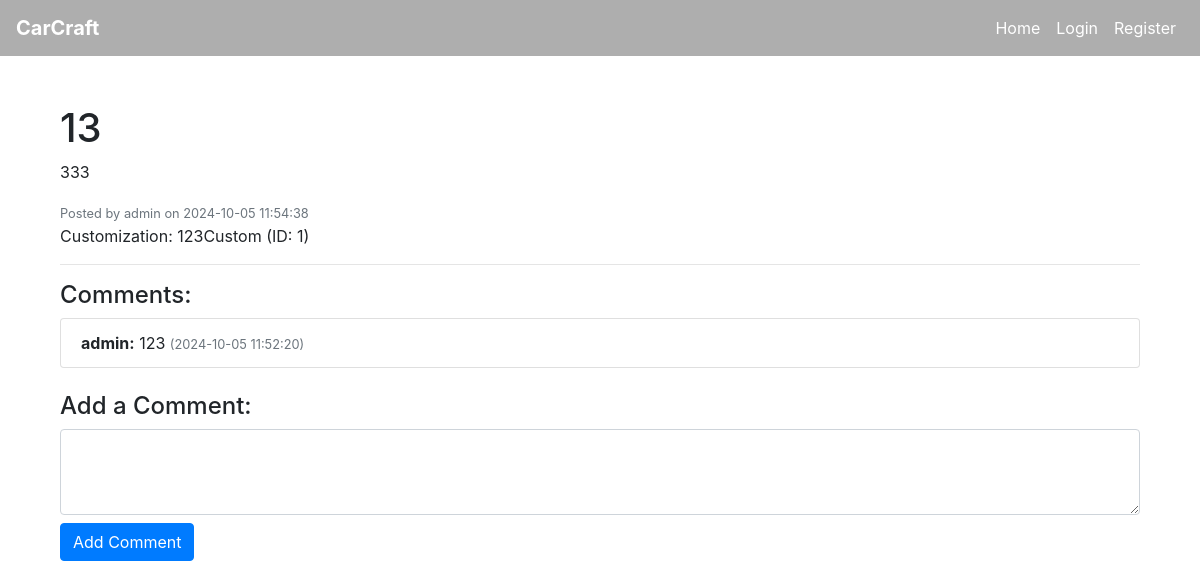
The page /post/2 on the database as committed earlier.
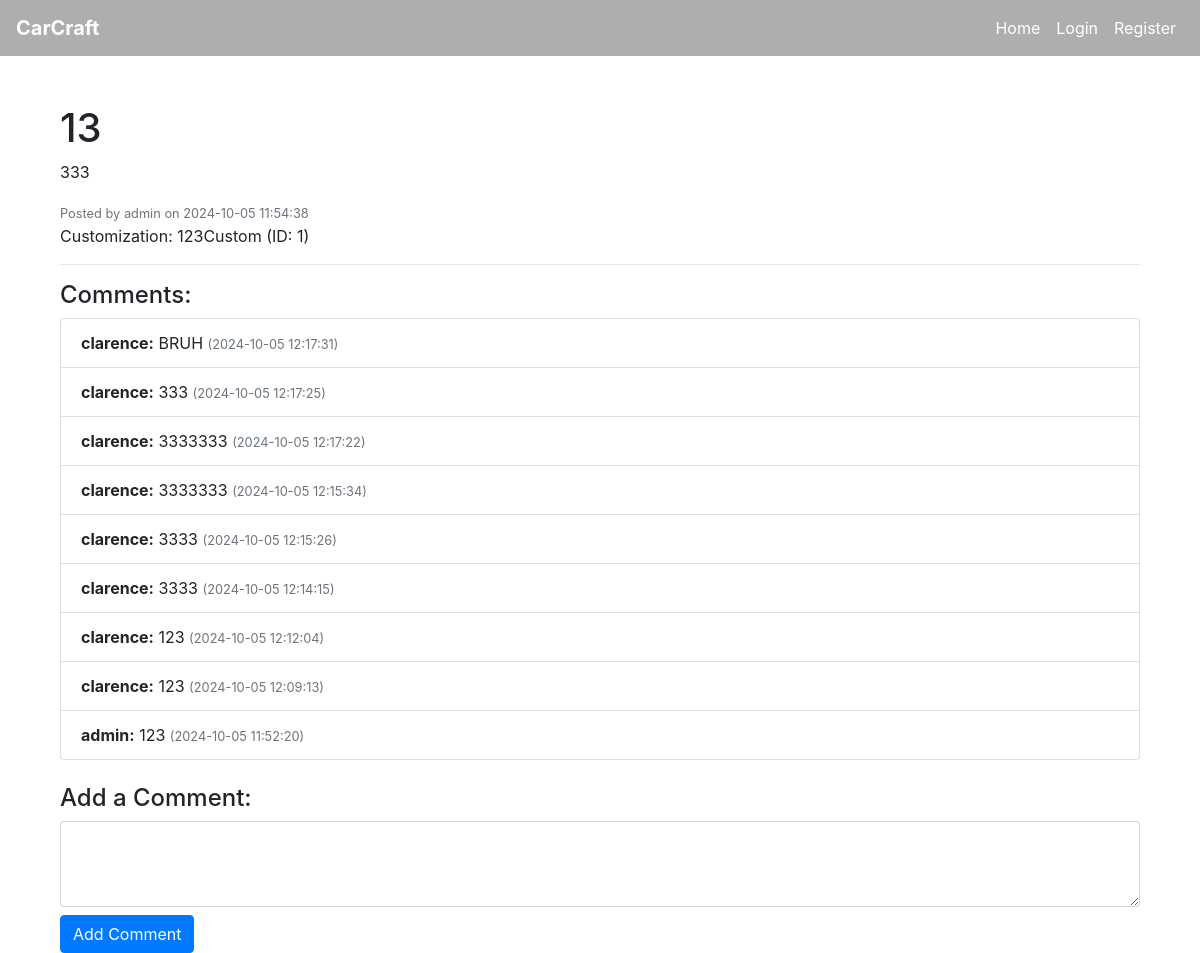
The same page on the database as committed later.
### tables this page shows
CREATE TABLE post (
    post_id INTEGER PRIMARY KEY AUTOINCREMENT,
    customization_id INTEGER,
    user_id INTEGER NOT NULL,
    title VARCHAR(255) NOT NULL,
    description TEXT,
    created_at DATETIME DEFAULT CURRENT_TIMESTAMP,
    FOREIGN KEY (customization_id) REFERENCES customization(customization_id),
    FOREIGN KEY (user_id) REFERENCES user(user_id)
);

CREATE TABLE user (
    user_id INTEGER PRIMARY KEY AUTOINCREMENT,
    username VARCHAR(64) NOT NULL,
    email VARCHAR(100) NOT NULL,
    password_hash VARCHAR(255) NOT NULL,
    created_at DATETIME DEFAULT CURRENT_TIMESTAMP,
    admin INTEGER DEFAULT 0
);

CREATE TABLE customization (
    customization_id INTEGER PRIMARY KEY AUTOINCREMENT,
    customization_name VARCHAR(100) NOT NULL,
    user_id INTEGER NOT NULL,
    model_id INTEGER NOT NULL,
    color_id INTEGER NOT NULL,
    wheel_id INTEGER NOT NULL,
    created_at DATETIME DEFAULT CURRENT_TIMESTAMP,
    FOREIGN KEY (user_id) REFERENCES user(user_id),
    FOREIGN KEY (model_id) REFERENCES model(model_id),
    FOREIGN KEY (color_id) REFERENCES color(color_id),
    FOREIGN KEY (wheel_id) REFERENCES wheel_set(wheel_id)
);

CREATE TABLE comment (
    comment_id INTEGER PRIMARY KEY AUTOINCREMENT,
    post_id INTEGER NOT NULL,
    user_id INTEGER NOT NULL,
    content TEXT NOT NULL,
    created_at DATETIME DEFAULT CURRENT_TIMESTAMP,
    FOREIGN KEY (post_id) REFERENCES post(post_id),
    FOREIGN KEY (user_id) REFERENCES user(user_id)
);

### app.py (the view)
@app.route('/post/<int:post_id>', methods=['GET'])
def view_post(post_id):
    conn = get_db_connection()
    post = conn.execute('''
        SELECT p.post_id, p.title, p.description, p.created_at, p.user_id, u.username, c.customization_name AS customization_name, c.customization_id
        FROM post p
        JOIN user u ON p.user_id = u.user_id
        LEFT JOIN customization c ON p.customization_id = c.customization_id
        WHERE p.post_id = ?
    ''', (post_id,)).fetchone()
    if post is None:
        flash('Post not found.')
        return redirect(url_for('forum'))
    comments = conn.execute('''
        SELECT c.comment_id, c.content, c.created_at, c.user_id, u.username
        FROM comment c
        JOIN user u ON c.user_id = u.user_id
        WHERE c.post_id = ?
        ORDER BY c.created_at DESC
    ''', (post_id,)).fetchall()
    conn.close()
    return render_template('view_post.html', post=post, comments=comments)

### app.py (called while the page is built)
def get_db_connection():
    conn = sqlite3.connect(DATABASE)
    conn.row_factory = sqlite3.Row  # This enables column access by name: row['column_name']
    return conn

### templates/view_post.html (shortened to what this page needs)
{% extends "base.html" %}
{% block content %}
<div class="container mt-5">
    <h1>{{ post['title'] }}</h1>
    <p>{{ post['description'] }}</p>
    <small class="text-muted">Posted by {{ post['username'] }} on {{ post['created_at'] }}</small>
    {% if post['customization_name'] %}
        <p>Customization: {{ post['customization_name'] }} (ID: {{ post['customization_id'] }})</p>
    {% else %}
        <p>Customization: None</p>
    {% endif %}
    <hr>
    <h4>Comments:</h4>
    {% if comments %}
        <ul class="list-group">
            {% for comment in comments %}
                <li class="list-group-item">
                    <strong>{{ comment['username'] }}:</strong> {{ comment['content'] }} <small class="text-muted">({{ comment['created_at'] }})</small>
                </li>
            {% endfor %}
        </ul>
    {% else %}
        <p>No comments yet. Be the first to comment!</p>
    {% endif %}
    <h4 class="mt-4">Add a Comment:</h4>
    <form method="POST" action="{{ url_for('create_comment', post_id=post['post_id']) }}">
        <textarea name="content" rows="3" required class="form-control"></textarea>
        <button type="submit" class="btn btn-primary mt-2">Add Comment</button>
    </form>
</div>
{% endblock %}

### templates/base.html (shortened to what this page needs)
<!DOCTYPE html>
<html lang="en">
<head>
    <link
      rel="stylesheet"
      href="https://stackpath.bootstrapcdn.com/bootstrap/4.4.1/css/bootstrap.min.css"
    />
    <link
      rel="stylesheet"
      href="https://stackpath.bootstrapcdn.com/font-awesome/4.7.0/css/font-awesome.min.css"
    />
    <link rel="stylesheet" href="{{ url_for('static', filename='css/style.css') }}">
</head>
<body>
    <nav class="navbar navbar-expand-lg">
        <a class="navbar-brand" href="{{ url_for('home') }}">CarCraft</a>
        <div class="collapse navbar-collapse" id="navbarNav">
            <ul class="navbar-nav">
                <li class="nav-item"><a class="nav-link" href="{{ url_for('home') }}">Home</a></li>
                {% if current_user.is_authenticated %}
                    {% if current_user.admin %}
                        <li class="nav-item"><a class="nav-link" href="{{ url_for('admin') }}">Admin</a></li>
                    {% endif %}
                    <li class="nav-item"><a class="nav-link" href="{{ url_for('forum') }}">Forum</a></li>
                    <li class="nav-item"><a class="nav-link" href="{{ url_for('logout') }}">Logout</a></li>
                    <li class="nav-item"><a class="nav-link" href="{{ url_for('vehicle_type') }}">Manage Vehicle Types</a></li>
                    <li class="nav-item"><a class="nav-link" href="{{ url_for('brand_type') }}">Manage Brands</a></li>
                    <li class="nav-item"><a class="nav-link" href="{{ url_for('models') }}">Manage Models</a></li>
                    <li class="nav-item"><a class="nav-link" href="{{ url_for('customize') }}">Create customization</a></li>
                {% else %}
                    <li class="nav-item"><a class="nav-link" href="{{ url_for('login') }}">Login</a></li>
                    <li class="nav-item"><a class="nav-link" href="{{ url_for('create_user') }}">Register</a></li>
                {% endif %}
            </ul>
        </div>
    </nav>
    <div class="container">
        {% block content %}{% endblock %}
    </div>
</body>
</html>

### static/css/style.css (style rules this page uses)
.navbar { position: relative; z-index: 10; }
.navbar { background-color: rgba(53, 53, 53, 0.4); }
.navbar-nav { margin-left: auto; }
.navbar { z-index: 1000; }
.navbar { padding: 0.5rem 1rem; }
.navbar-nav .nav-link { color: #ffffff; transition: color 0.3s ease; }
.navbar-brand { color: #ffffff; font-weight: bold; }

Rows that differ between the two databases and show on the page:
added comment: username "clarence", content "BRUH", created_at "2024-10-05 12:17:31"
added comment: username "clarence", content "333", created_at "2024-10-05 12:17:25"
added comment: username "clarence", content "3333333", created_at "2024-10-05 12:17:22"
added comment: username "clarence", content "3333333", created_at "2024-10-05 12:15:34"
added comment: username "clarence", content "3333", created_at "2024-10-05 12:15:26"
added comment: username "clarence", content "3333", created_at "2024-10-05 12:14:15"
added comment: username "clarence", content "123", created_at "2024-10-05 12:12:04"
added comment: username "clarence", content "123", created_at "2024-10-05 12:09:13"
